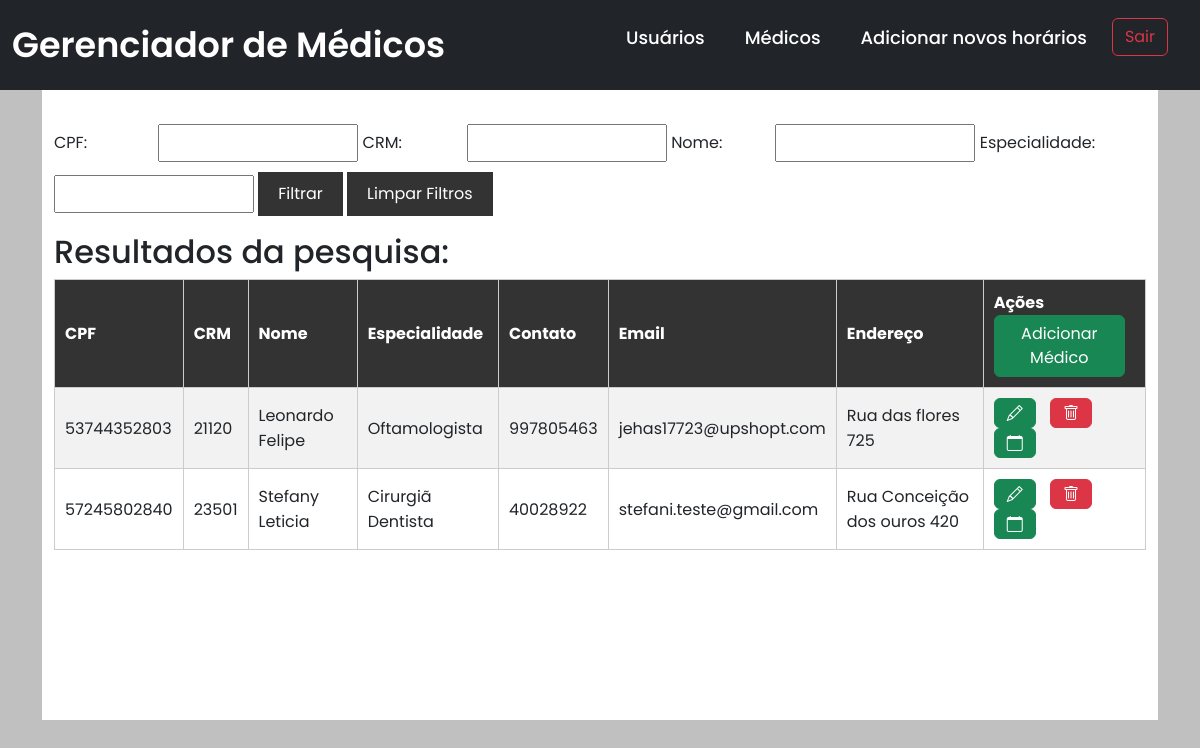
Screenshot of /medico/tela_adm_med.php (signed in) with the database file from the repository.
### tables this page shows
CREATE TABLE `tbmedicos` (
  `nome` varchar(255) NOT NULL,
  `especialidade` varchar(100) DEFAULT NULL,
  `crm` varchar(8) DEFAULT NULL,
  `contato` varchar(15) DEFAULT NULL,
  `email` varchar(100) DEFAULT NULL,
  `endereco` varchar(255) DEFAULT NULL,
  `cpf` varchar(15) NOT NULL
);

### medico/tela_adm_med.php (the view, shortened to what this page needs)
<head>
    <link href="https://cdn.jsdelivr.net/npm/bootstrap@5.3.1/dist/css/bootstrap.min.css" rel="stylesheet"
>
        <link rel="stylesheet" href="https://cdn.jsdelivr.net/npm/bootstrap-icons@1.10.5/font/bootstrap-icons.css">
        <link rel="stylesheet" href="../css/cssAdmin.css">
    <link rel="stylesheet" href="../css/styleHome.css">
</head>
<?php
include_once("conexao.php");
function listarUsuarios() {
    global $conn;
    $query = "SELECT * FROM tbmedicos";
    $result = $conn->query($query);
    $medicos = [];
    while ($row = $result->fetch_assoc()) {
        $medicos[] = $row;
    }
    return $medicos;
}
?>
<!DOCTYPE html>
<html>
<head>
</head>
<body style = "background-color: #C0C0C0;">
<nav class="navbar navbar-dark bg-dark">
    <div class="container-fluid">
        <div class="logo">
            <a href="">Gerenciador de Médicos</a>
        </div>
        <ul class="menu-desktop">
            <li> <a href="../usuario/tela_adm_usu.php">Usuários</a> </li>
            <li> <a href="tela_adm_med.php">Médicos</a> </li>
            <li> <a href="../agendamento/telacadastrohorarios.php">Adicionar novos horários</a> </li>
            <li> <a class="btn btn-outline-danger" href="../usuario/logout.php">Sair</a> </li>
        </ul>
    </div>
</nav>
<div class="container">
    <div style="background-color:#FFF; padding-bottom:170px; ">
        <div class="container" >
            <div class="login">
                <br>
                <form method="POST">
                    <label>CPF:</label>
                    <input type="text" name="cpf">
                    <label>CRM:</label>
                    <input type="text" name="crm">
                    <label>Nome:</label>
                    <input type="text" name="nome">
                    <label>Especialidade:</label>
                    <input type="text" name="especialidade">
                    <input type="submit" value="Filtrar">
                    <input type="submit" value="Limpar Filtros">
                </form>
                <?php
                if ($_SERVER["REQUEST_METHOD"] == "POST") {
                    $cpf = $_POST["cpf"];
                    $crm = $_POST["crm"];
                    $nome = $_POST["nome"];
                    $especialidade = $_POST["especialidade"];
                    $medicos = buscarUsuarios($nome, $especialidade, $crm, $cpf);
                } else {
                    $medicos = listarUsuarios();
                }
                if (!empty($medicos)) {
                    echo "<h2>Resultados da pesquisa:</h2>";
                    echo "<table border='1'>";
                    echo "<tr><th>CPF</th><th>CRM</th><th>Nome</th><th>Especialidade</th><th>Contato</th><th>Email</th><th>Endereço</th><th style='text-align: center;'> <span style='float: left;''>Ações</span>  <a  href= 'telacadastromedico.php' class='btn btn-success' style='float: right;'>Adicionar Médico</a> </th></tr>";
                    foreach ($medicos as $medico) {
                        echo "<tr>";
                        echo "<td>".$medico['cpf']."</td>";
                        echo "<td>".$medico['crm']."</td>";
                        echo "<td>".$medico['nome']."</td>";
                        echo "<td>".$medico['especialidade']."</td>";
                        echo "<td>".$medico['contato']."</td>";
                        echo "<td>".$medico['email']."</td>";
                        echo "<td>".$medico['endereco']."</td>";
                        echo "<td>
                            <a href='telaeditar.php?cpf=".$medico['cpf']."' class='btn btn-success'><i class='bi bi-pencil'></i></a>
                            <a onclick='confirmarExclusao(".$medico['cpf'].")' class='btn btn-danger'><i class='bi bi-trash'></i></a>
                            <a href='../usuario/telahorariosMedico_admin.php?cpf=".$medico['cpf']."' class='btn btn-success'><i class='bi bi-calendar'></i></a>
                            </td>";
                        echo "</tr>";
                    }
                    echo "</table>";
                } else {
                    echo "<p>Nenhum resultado encontrado.</p>";
                }
                ?>
            </div>
        </div>
    </div>
</div>
</body>
</html>

### css/cssAdmin.css (style rules this page uses)
body { font-family: Arial, sans-serif; background-color: #f0f0f0; margin: 0; padding: 0; }
form { margin: 10px 0; }
label { display: inline-block; width: 100px; }
input[type="text"] { width: 200px; padding: 5px; margin-bottom: 10px; }
input[type="submit"] { background-color: #333; color: #fff; border: none; padding: 10px 20px; cursor: pointer; }
table { width: 100%; border-collapse: collapse; }
table, th, td { border: 1px solid #ccc; }
th, td { padding: 10px; text-align: left; }
th { background-color: #333; color: #fff; }
tr:nth-child(even) { background-color: #f2f2f2; }
a { text-decoration: none; color: #333; margin-right: 10px; }

### css/styleHome.css (style rules this page uses)
* { margin: 0; padding: 0; box-sizing: border-box; font-family: 'Poppins', sans-serif; }
nav { background-color: #18929d; padding: 10px 60px; display: flex; justify-content: space-between; align-items: center; }
nav .logo a { text-decoration: none; color: #fff; font-size: 35px; font-weight: 600; }
nav ul { display: flex; align-items: center; list-style: none; padding: 10px; }
nav li a { text-decoration: none; color: #fff; font-size: 18px; font-weight: 500; padding: 8px 15px; border-radius: 5px; transition: 0.3s; }

### rows the page displays
tbmedicos: cpf "53744352803", crm "21120", nome "Leonardo Felipe", especialidade "Oftamologista", contato "997805463", email "jehas17723@upshopt.com", endereco "Rua das flores 725"
tbmedicos: cpf "57245802840", crm "23501", nome "Stefany Leticia", especialidade "Cirurgiã Dentista", contato "40028922", email "stefani.teste@gmail.com", endereco "Rua Conceição dos ouros 420"
